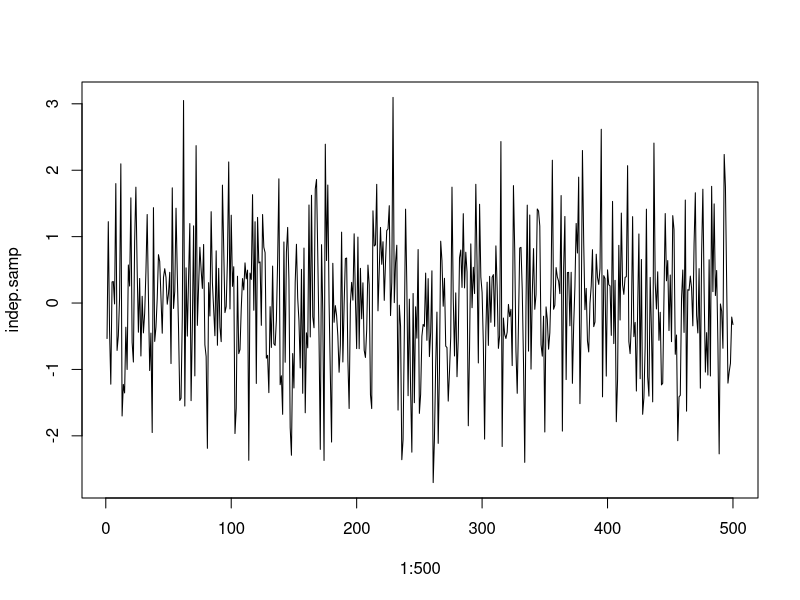
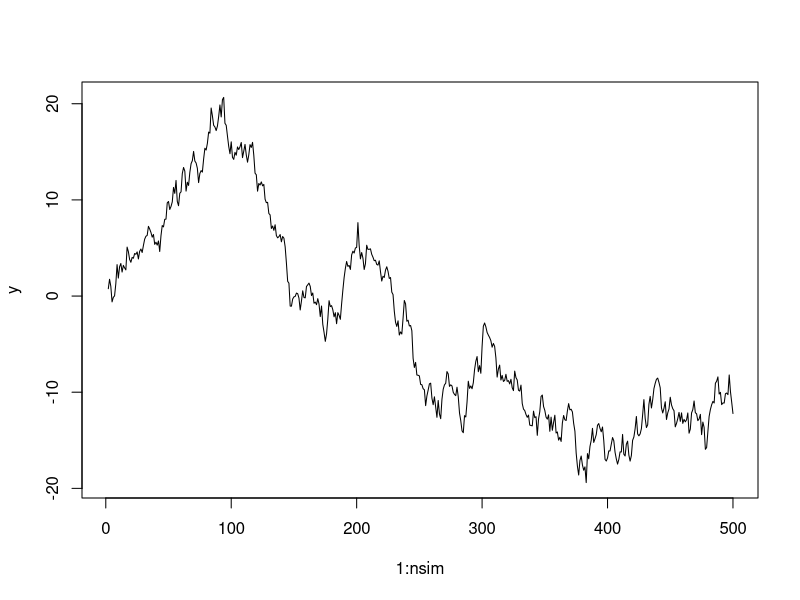
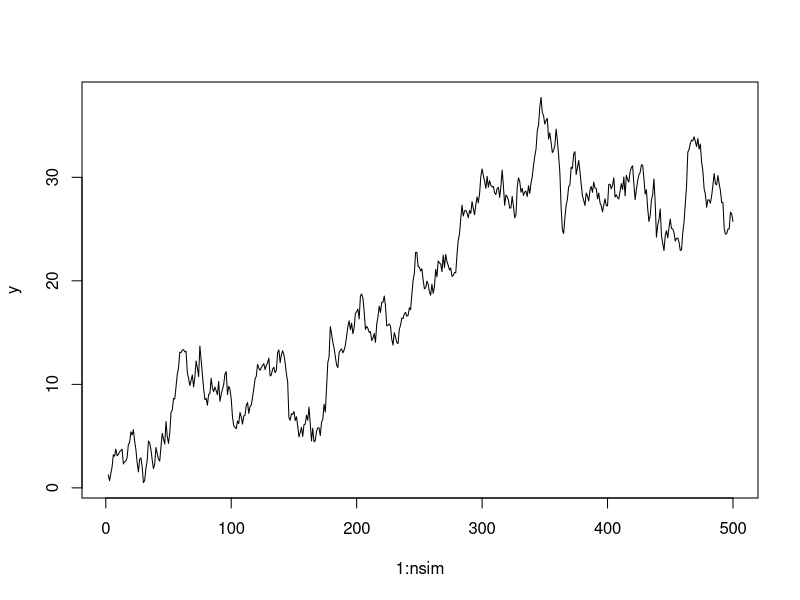
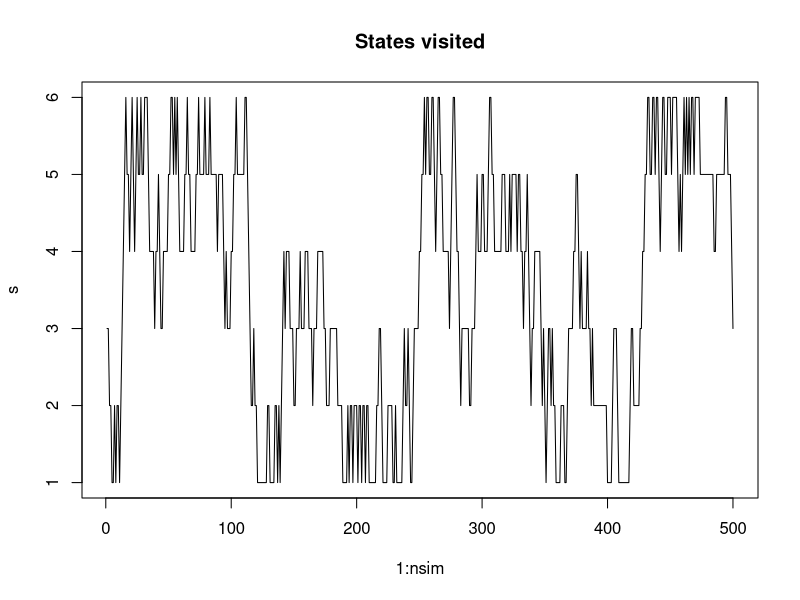
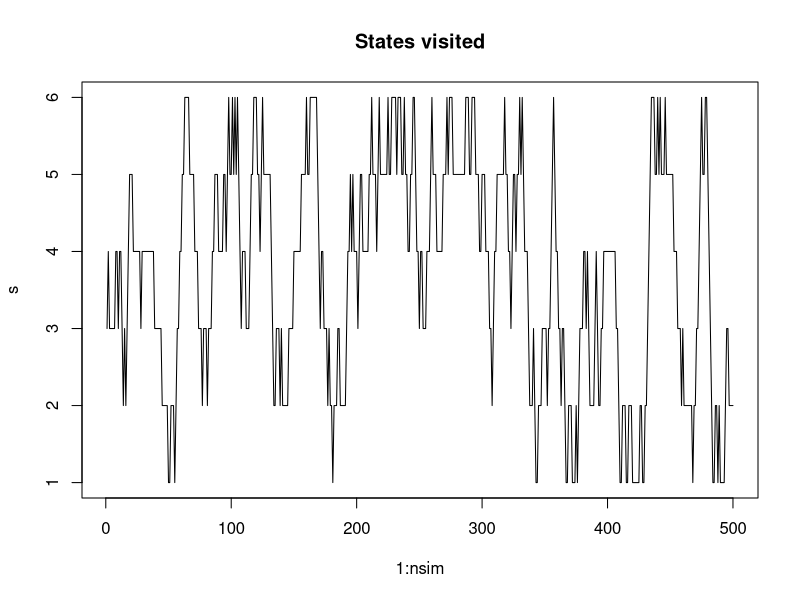
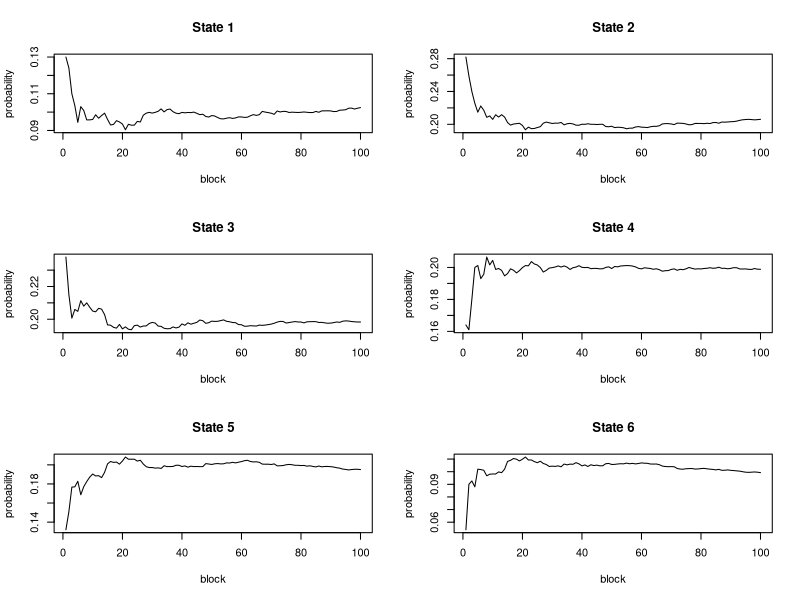
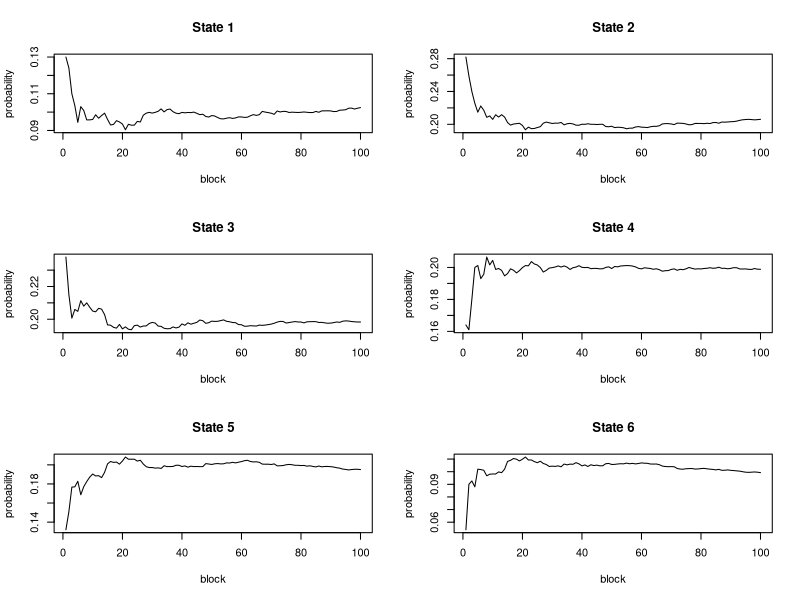
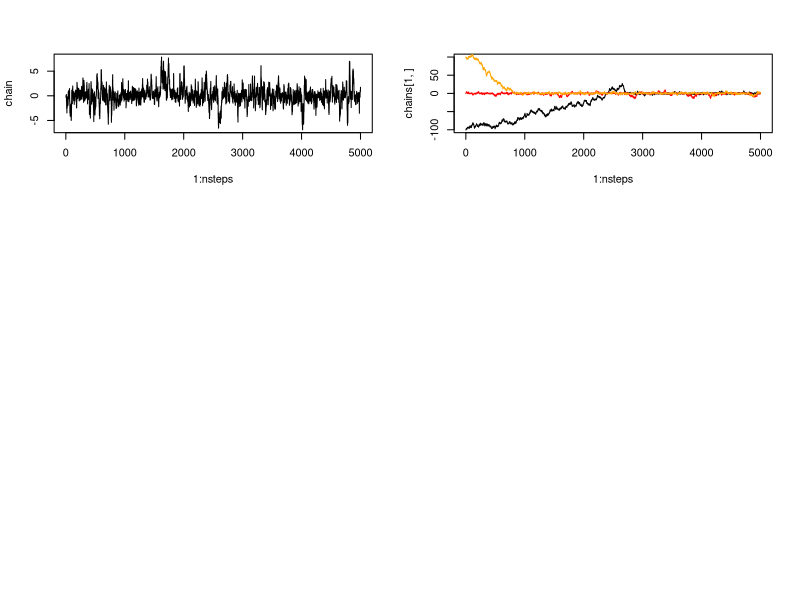

Here is the R script that generated these plots, in order:
### R code from vignette source 'MCMCadditionalmaterial.Rnw'
### Encoding: UTF-8

###################################################
### code chunk number 1: MCMCadditionalmaterial.Rnw:130-132
###################################################
x<-rnorm(1000,mean=0,sd=1)
mean(x) ## cf. analytical value 0


###################################################
### code chunk number 2: MCMCadditionalmaterial.Rnw:137-142
###################################################
counts<-table(x<1.96)[2]
## pretty close to the theoretical value:
counts/length(x)
## theoretical value:
pnorm(1.96)


###################################################
### code chunk number 3: MCMCadditionalmaterial.Rnw:175-177
###################################################
indep.samp<-rnorm(500,mean=0,sd=1)
head(indep.samp,n=3)


###################################################
### code chunk number 4: indepsamp
###################################################
plot(1:500,indep.samp,type="l")


###################################################
### code chunk number 5: markovchainexample
###################################################
nsim<-500
x<-rep(NA,nsim)
y<-rep(NA,nsim)
x[1]<-rnorm(1) ## initialize x
for(i in 2:nsim){
## draw i-th value based on i-1-th value:  
y[i]<-rnorm(1,mean=x[i-1],sd=1)
x[i]<-y[i]
}
plot(1:nsim,y,type="l")


###################################################
### code chunk number 6: MCMCadditionalmaterial.Rnw:220-221
###################################################
nsim<-500
x<-rep(NA,nsim)
y<-rep(NA,nsim)
x[1]<-rnorm(1) ## initialize x
for(i in 2:nsim){
## draw i-th value based on i-1-th value:  
y[i]<-rnorm(1,mean=x[i-1],sd=1)
x[i]<-y[i]
}
plot(1:nsim,y,type="l")


###################################################
### code chunk number 7: MCMCadditionalmaterial.Rnw:266-277
###################################################
## Set up transition matrix:
T<-matrix(rep(0,36),nrow=6)
diag(T)<-0.5
offdiags<-c(rep(0.25,4),0.5)
for(i in 2:6){
T[i,i-1]<-offdiags[i-1]
}
offdiags2<-c(0.5,rep(0.25,4))
for(i in 1:5){
T[i,i+1]<-offdiags2[i]
}


###################################################
### code chunk number 8: MCMCadditionalmaterial.Rnw:286-287
###################################################
T


###################################################
### code chunk number 9: MCMCadditionalmaterial.Rnw:292-293
###################################################
rowSums(T)


###################################################
### code chunk number 10: MCMCadditionalmaterial.Rnw:303-304
###################################################
T[1,]


###################################################
### code chunk number 11: MCMCadditionalmaterial.Rnw:309-312
###################################################
sample(1:6,size=1,prob=T[1,])
sample(1:6,size=1,prob=T[1,])
sample(1:6,size=1,prob=T[1,])


###################################################
### code chunk number 12: randomwalk
###################################################
nsim<-500
s<-rep(0,nsim)
## initialize:
s[1]<-3
for(i in 2:nsim){
  s[i]<-sample(1:6,size=1,prob=T[s[i-1],])
}

plot(1:nsim,s,type="l",main="States visited")


###################################################
### code chunk number 13: MCMCadditionalmaterial.Rnw:340-341
###################################################
nsim<-500
s<-rep(0,nsim)
## initialize:
s[1]<-3
for(i in 2:nsim){
  s[i]<-sample(1:6,size=1,prob=T[s[i-1],])
}

plot(1:nsim,s,type="l",main="States visited")


###################################################
### code chunk number 14: MCMCadditionalmaterial.Rnw:355-371
###################################################
nsim<-50000
s<-rep(0,nsim)
## initialize:
s[1]<-3
for(i in 2:nsim){
  s[i]<-sample(1:6,size=1,prob=T[s[i-1],])
}

blocks<-seq(500,50000,by=500)
n<-length(blocks)
## store transition probs over increasing blocks:
store.probs<-matrix(rep(rep(0,6),n),ncol=6)
## compute relative frequencies over increasing blocks:
for(i in 1:n){
  store.probs[i,]<-table(s[1:blocks[i]])/blocks[i]
}


###################################################
### code chunk number 15: convergence
###################################################
op <- par(mfrow=c(3,2))
for(i in 1:6){
plot(1:n,store.probs[,i],type="l",lty=1,xlab="block",
     ylab="probability",main=paste("State ",i,sep=""))
}


###################################################
### code chunk number 16: MCMCadditionalmaterial.Rnw:393-394
###################################################
op <- par(mfrow=c(3,2))
for(i in 1:6){
plot(1:n,store.probs[,i],type="l",lty=1,xlab="block",
     ylab="probability",main=paste("State ",i,sep=""))
}


###################################################
### code chunk number 17: MCMCadditionalmaterial.Rnw:403-404
###################################################
store.probs[1,]


###################################################
### code chunk number 18: MCMCadditionalmaterial.Rnw:409-410
###################################################
(w<-store.probs[n,])


###################################################
### code chunk number 19: MCMCadditionalmaterial.Rnw:420-422
###################################################
round(w%*%T,digits=2)
round(w,digits=2)


###################################################
### code chunk number 20: MCMCadditionalmaterial.Rnw:570-576
###################################################
## initial value:
theta.t<-0
## always give the same result:
set.seed(43210)
## generate candidate:
(Y<-rnorm(1,mean=theta.t,sd=1))


###################################################
### code chunk number 21: MCMCadditionalmaterial.Rnw:597-598
###################################################
(U <- runif(1,0,1))


###################################################
### code chunk number 22: MCMCadditionalmaterial.Rnw:632-659
###################################################
## solution:
nsteps<-5000
chain<-rep(NA,nsteps)
init<-0
generate.candidate<-function(theta.t){
  rnorm(1,mean=theta.t,sd=1)
}
alpha<-function(theta.t,Y){
  min(1,(1+theta.t^2)/(1+Y^2))
}

theta.t<-init
chain[1]<-theta.t

for(i in 2:nsteps){
  Y<-generate.candidate(theta.t)
  prob<-alpha(theta.t,Y)
  U <- runif(1,0,1)
  if(U <= prob){
    theta.t <- Y
  } else {
    if(U > prob){
    theta.t<-theta.t
  }  
  }
  chain[i]<-theta.t
}


###################################################
### code chunk number 23: MCMCadditionalmaterial.Rnw:662-667 (eval = FALSE)
###################################################
## ## probability of 0<theta<1:
## counts<-table(0<chain & chain<1)
## counts[2]/sum(counts)
## ## theoretical value:
## pcauchy(1)-pcauchy(0)


###################################################
### code chunk number 24: MCMCadditionalmaterial.Rnw:670-700
###################################################
## multiple chain version:
nchains<-3
nsteps<-5000
chains<-matrix(rep(NA,nchains*nsteps),ncol=nsteps)
init.vector<-c(-100,0,100)
generate.candidate<-function(theta.t){
  rnorm(1,mean=theta.t,sd=1)
}
alpha<-function(theta.t,Y){
  min(1,(1+theta.t^2)/(1+Y^2))
}


for(j in 1:nchains){
  theta.t<-init.vector[j]
  chains[j,1]<-theta.t
for(i in 2:nsteps){
  Y<-generate.candidate(theta.t)
  prob<-alpha(theta.t,Y)
  U <- runif(1,0,1)
  if(U <= prob){
    theta.t <- Y
  } else {
    if(U > prob){
    theta.t<-theta.t
  }  
  }
  chains[j,i]<-theta.t
}
}


###################################################
### code chunk number 25: MCMCadditionalmaterial.Rnw:702-708 (eval = FALSE)
###################################################
## ## probability of 0<theta<1:
## burnedin.chains<-chains[,2001:5000]
## counts<-table(0<burnedin.chains[1:3,] & burnedin.chains[1:3,]<1)
## counts[2]/sum(counts)
## ## theoretical value:
## pcauchy(1)-pcauchy(0)


###################################################
### code chunk number 26: MCMCadditionalmaterial.Rnw:716-717
###################################################
plot(1:nsteps,chain,type="l")


###################################################
### code chunk number 27: MCMCadditionalmaterial.Rnw:725-728
###################################################
plot(1:nsteps,chains[1,],type="l",ylim=c(-100,100))
lines(1:nsteps,chains[2,],col="red")
lines(1:nsteps,chains[3,],col="orange")


